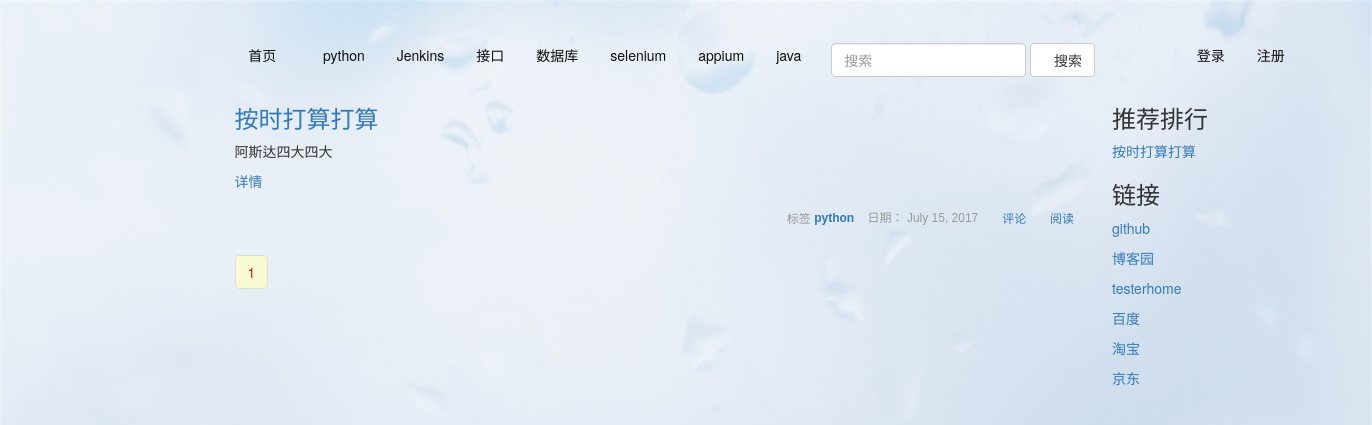
The page /fenlei/python&1 on the database its author committed.
### app/models.py (models this page shows, shortened)
class Classifa(db.Model):
    __tablename__='fenlei'
    id=db.Column(db.Integer(),primary_key=True)
    name=db.Column(db.String(64))

class Post(db.Model):
    __tablename__='posts'
    id=db.Column(db.Integer(),primary_key=True,autoincrement=True)
    title=db.Column(db.String(255),unique=False)
    text=db.Column(db.Text())
    publish_date=db.Column(db.DateTime(),default=datetime.datetime.now())
    user_id=db.Column(db.Integer(),db.ForeignKey('users.id'))
    is_recomment=db.Column(db.Boolean(),default=False)
    comments = db.relationship(
        'Comment',
        backref='posts',
        lazy='dynamic')
    tag = db.relationship(
        'Tag',
        secondary=posts_tags,
        backref=db.backref('posts', lazy='dynamic')
    )
    classname=db.relationship('Classifa',
    	secondary=post_class,
    	backref=db.backref('posts'))

class Tag(db.Model):
    __tablename__ = 'tags'
    id = db.Column(db.Integer(), primary_key=True)
    name=db.Column(db.String(255))
    def __repr__(self):
        return self.name

class Link(db.Model):
    __tablename__='links'
    id = db.Column(db.Integer(), primary_key=True)
    name = db.Column(db.String(255))
    url = db.Column(db.String(255))

### app/views.py (the view)
@app.route('/fenlei/<string:fenlei_name>')
@app.route('/fenlei/<string:fenlei_name>&<int:page>')
@cache.cached(timeout=60*3)
def fenlei(fenlei_name,page=1):
  pyth=Classifa.query.filter_by(name=fenlei_name).first()
  pyth_post=pyth.posts
  page1=list_qiepian(pyth_post,10)
  pages=range(1,len(page1)+1)
  pyth_post1=page1[int(page)-1]
  link,tuijian_post,fenlei=get_tui_link()
  return render_template('home.html',posts=pyth_post1,pages=pages,tuijian_post=tuijian_post,fenleis=fenlei,links=link)

### app/views.py (called while the page is built)
def get_tui_link():
  link=db.session.query(Link).all()
  fenlei=db.session.query(Classifa).all()
  tuijian_post=Post.query.filter_by(is_recomment=True).all()
  return link,tuijian_post,fenlei

### common/fenye.py (called while the page is built, shortened)
def list_qiepian(list,split):
	New_list=[]
	if len(list)<=split:
		New_list.append(list)
		return New_list

### app/templates/home.html (shortened to what this page needs)
{% extends 'base.html' %}
 {%block nav%}
 {%for nav in fenleis%}
 <li id='{{nav.name}}' onclick="document.getElementById('{{nav.name}}').setAttribute('class','active')">
            <a href="{{url_for ('fenlei',fenlei_name=nav.name)}}" style="color: #0f0f0f" >{{nav.name}}
            </a>
        </li>
        {%endfor%}
        {%endblock%}
{% block body%}
{% for post in posts %}
      <div style="height:10%">
      <h3><a href="{{url_for('post',post_id=post.id)}}">{{ post.title }}</a></h3>
        {{ post.text | truncate(100) | safe }}
        <p> <a href="{{url_for('post',post_id=post.id)}}">详情</a></p>
        <div style="padding: 5px 0;color: #999;font: normal 12px/24px Arial;text-align: right;">
    <span class="glyphicon glyphicon-tag">标签 </span>
    {%for tag in post.tag%}<a href="{{url_for('tag',tag=tag)}}"><strong>{{tag}}</strong></a> {%endfor%}
    <span  style="margin: 0 5px 0 0;">&nbsp;日期： {{ moment(post.publish_date).format('LL') }}&nbsp;</span>
    <span  style="margin: 0 5px 0 0;" class="glyphicon glyphicon-comment"><a href='{{url_for('post',post_id=post.id)}}'>&nbsp;评论&nbsp;</a></span>
    <span  style="margin: 0 5px 0 0;" class="glyphicon glyphicon-eye-open"><a href='{{url_for('post',post_id=post.id)}}'>&nbsp;阅读&nbsp;</a></span></div>
	</div>
    {% endfor %}
    {%for page in pages%}
    <ul class="pagination">
<li> <a id='{{page}}' onclick="h=window.location.href.split('&')[0],m=document.getElementById({{page}}),m.setAttribute('href',h+'&'+{{page}})" style='background-color: lightgoldenrodyellow;color: brown;'>{{page}}</a></li>
</ul>
{%endfor%}
    {% endblock %}
{% block tuijian %}
	{%for tui in tuijian_post%}
	<p><a href='{{url_for('post',post_id=tui.id)}}'>{{tui.title}}</a></p>
	{%endfor%}
        {% endblock %}
{%block link%}
{%for link1 in links%}
<p><a href='{{link1.url}}'>{{link1.name}}</a></P>
{%endfor%}
{% endblock %}

### rows shown on the page
Classifa: name "python"
Classifa: name "Jenkins"
Classifa: name "接口"
Classifa: name "数据库"
Classifa: name "selenium"
Classifa: name "appium"
Classifa: name "java"
Post: title "按时打算打算", text "阿斯达四大四大", publish_date "July 15, 2017"
Tag: name "python"
Link: name "github"
Link: name "博客园"
Link: name "testerhome"
Link: name "百度"
Link: name "淘宝"
Link: name "京东"

### other values the page prints
{{ page }} "1"
